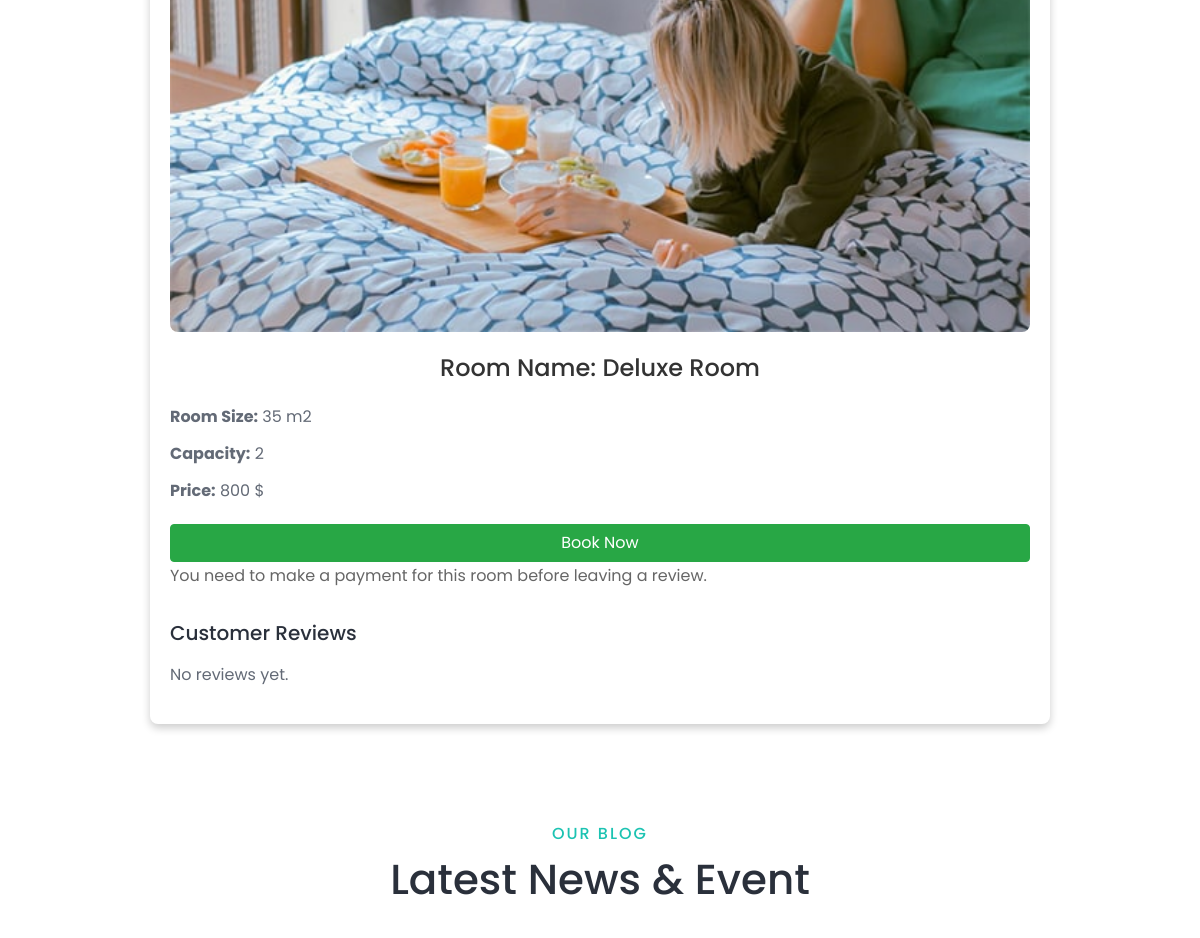
The app's page /room_detail.php?roomid=1 (middle part), older data.
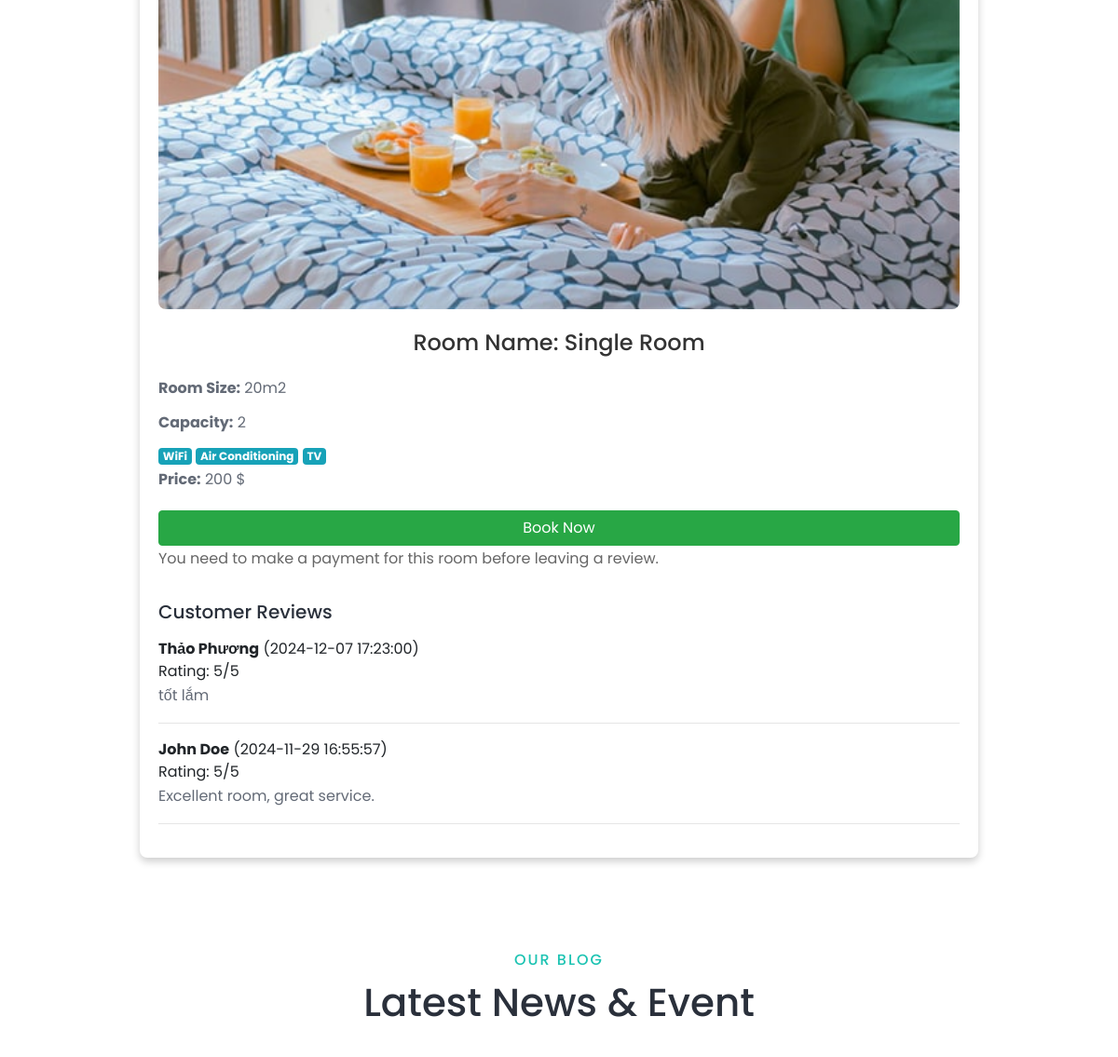
The same page, newer data.
### tables this page shows
CREATE TABLE `room` (
  `room_id` int(11) NOT NULL,
  `room_name` varchar(100) NOT NULL,
  `room_price` decimal(10,3) NOT NULL,
  `room_size` varchar(50) DEFAULT NULL,
  `room_capacity` int(11) DEFAULT NULL,
  `room_services` longtext DEFAULT NULL CHECK (json_valid(`room_services`)),
  `room_status` varchar(50) NOT NULL DEFAULT 'Còn phòng',
  `category_id` int(11) DEFAULT NULL,
  `status_id` int(11) DEFAULT NULL,
  `number_room` int(11) DEFAULT NULL,
  `check_in` date DEFAULT NULL,
  `check_out` date DEFAULT NULL,
  `status_name` enum('Chờ xác nhận','Đã check in','Đã check out','Hoàn thành') NOT NULL DEFAULT 'Chờ xác nhận'
);

CREATE TABLE `service` (
  `id` int(11) NOT NULL,
  `servicename` varchar(100) NOT NULL,
  `iconservice` text DEFAULT NULL,
  `description` text DEFAULT NULL
);

CREATE TABLE `danh_gia` (
  `id` int(11) NOT NULL,
  `room_id` int(11) NOT NULL,
  `customer_name` varchar(255) NOT NULL,
  `rating` int(11) NOT NULL,
  `comment` text NOT NULL,
  `created_at` timestamp NULL DEFAULT current_timestamp()
);

### room_detail.php (the view, shortened to what the changed rows need)
<?php
$conn = new mysqli("localhost", "root", "", "hotel");
$rid = intval($_GET['roomid']);
$stmt = $conn->prepare("SELECT * FROM room WHERE room_id = ?");
$stmt->bind_param("i", $rid);
$stmt->execute();
$result = $stmt->get_result();
if ($result->num_rows > 0) {
    $row = $result->fetch_assoc();
    $rname = htmlspecialchars($row['room_name']);
    $rsize = htmlspecialchars($row['room_size']);
    $rcapacity = htmlspecialchars($row['room_capacity']);
    $rservice = json_decode($row['room_services'], true);
    $rprice = htmlspecialchars($row['room_price']);
} else {
    die("Room not found.");
}
?>
<head>
    <link rel="stylesheet" href="style.css">
</head>
<!DOCTYPE html>
<html lang="en">
<head>
    <link rel="stylesheet" href="style.css">
</head>
<body>
    <?php
    if (isset($_SESSION['type'])) {
        if ($_SESSION['type'] == 0) {
            include "header_admin.php";
        } else {
            include "header.php";
        }
    } else {
        include "header.php";
    }
    ?>
    <div class="container" style="margin: 0 auto; max-width: 900px; background-color: #fff; border-radius: 8px; box-shadow: 0 4px 8px rgba(0, 0, 0, 0.2); padding: 20px;">
        <div class="room-info">
            <div class="room-thumbnail" style="margin-bottom: 20px; text-align: center;">
                <img src="rooms/<?php echo $rid; ?>.jpg" alt="Room Image" style="width:100%; height:auto; border-radius: 8px;">
            </div>
            <h3 style="font-size: 24px; text-align: center; color: #333; margin-bottom: 20px;">Room Name: <?php echo $rname; ?></h3>
            <p style="font-size: 16px; margin-bottom: 10px;"><strong>Room Size:</strong> <?php echo $rsize; ?></p>
            <p style="font-size: 16px; margin-bottom: 10px;"><strong>Capacity:</strong> <?php echo $rcapacity; ?></p>
            <?php
            foreach ($rservice as $service_id) {
                if ($service_id > 0) {
                    $service_stmt = $conn->prepare("SELECT * FROM service WHERE id = ?");
                    $service_stmt->bind_param("i", $service_id);
                    $service_stmt->execute();
                    $service_result = $service_stmt->get_result();
                    if ($service_result->num_rows > 0) {
                        $service_row = $service_result->fetch_assoc();
                        echo '<span class="badge badge-info">' . htmlspecialchars($service_row["servicename"]) . '</span> ';
                    }
                }
            }
            ?>
            <p style="font-size: 16px; margin-bottom: 20px;"><strong>Price:</strong> <?php echo number_format($rprice, 0, ',', '.'); ?> $</p>
            <a href="datphong.php?room_id=<?php echo $rid; ?>"><button class="btn btn-success w-100">Book Now</button></a>
        </div>
        <div class="reviews" style="margin-top: 30px;">
            <h4 style="font-size: 20px; margin-bottom: 15px;">Customer Reviews</h4>
            <?php
            $reviews_stmt = $conn->prepare("SELECT * FROM danh_gia WHERE room_id = ? ORDER BY created_at DESC");
            $reviews_stmt->bind_param("i", $rid);
            $reviews_stmt->execute();
            $reviews_result = $reviews_stmt->get_result();
            if ($reviews_result->num_rows > 0) {
                while ($review = $reviews_result->fetch_assoc()) {
                    echo '<div class="review">';
                    echo '<strong>' . htmlspecialchars($review['customer_name']) . '</strong>';
                    echo ' <span>(' . $review['created_at'] . ')</span>';
                    echo '<div>Rating: ' . $review['rating'] . '/5</div>';
                    echo '<p>' . htmlspecialchars($review['comment']) . '</p>';
                    echo '</div><hr>';
                }
            } else {
                echo "<p>No reviews yet.</p>";
            }
            ?>
        </div>
    </div>
 <section class="roberto-blog-area section-padding-100-0">
        <div class="container">
            <div class="row">
                <div class="col-12">
                    <div class="section-heading text-center wow fadeInUp" data-wow-delay="100ms">
                        <h2>Latest News &amp; Event</h2>
                    </div>
                </div>
            </div>
        </div>
    </section>
    <?php include "footer.php"; ?>
</body>
</html>

Row changes from the older to the newer data that the page shows:
changed room: room_name "Deluxe Room" → "Single Room"; room_size "35 m2" → "20m2"; room_price "800" → "200"
added service: servicename "WiFi"
added service: servicename "Air Conditioning"
added service: servicename "TV"
added danh_gia: customer_name "Thảo Phương", created_at "2024-12-07 17:23:00", rating "5", comment "tốt lắm"
added danh_gia: customer_name "John Doe", created_at "2024-11-29 16:55:57", rating "5", comment "Excellent room, great service."
Text that changed along with them:
text no longer shown: "No reviews yet."
